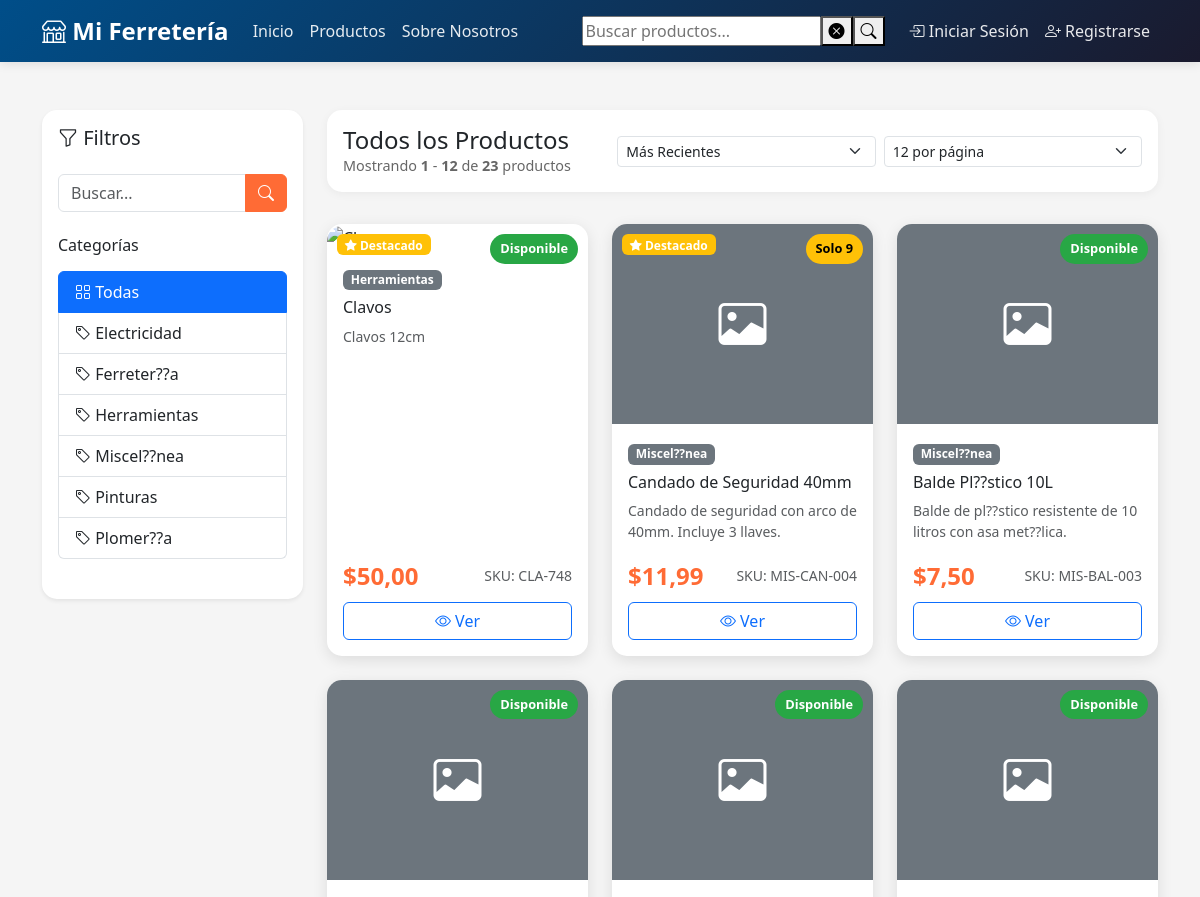
/productos/ (upper part), run on an earlier commit of the app's database.
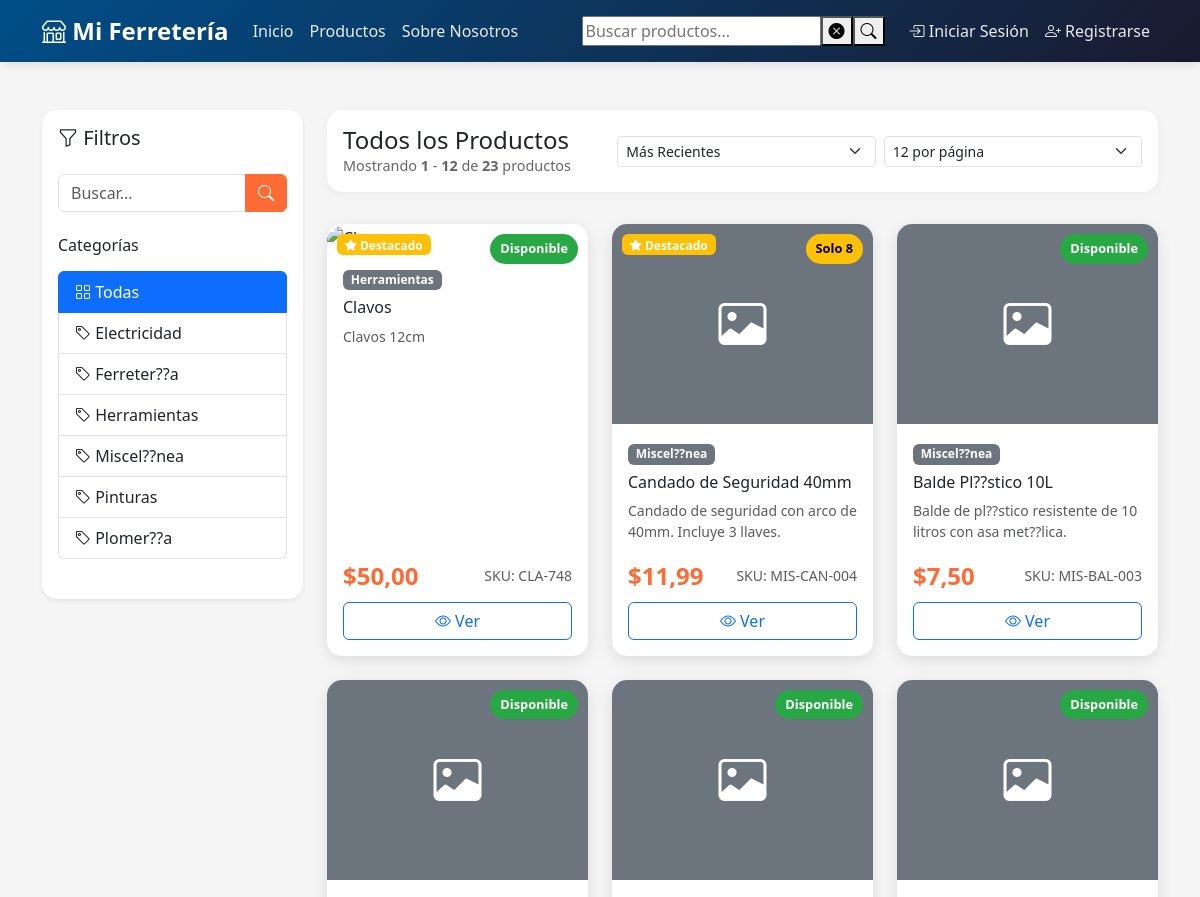
And on a later commit of the database.
### shop/models.py (models this page shows, shortened)
class Product(models.Model):
    category = models.ForeignKey(
        Category,
        on_delete=models.CASCADE,
        related_name='products',
        verbose_name="Categoría",
        db_index=True  # ÍNDICE: Para búsquedas por categoría
    )
    name = models.CharField(max_length=200, verbose_name="Nombre", db_index=True)  # ÍNDICE: Para búsquedas
    description = models.TextField(verbose_name="Descripción")
    price = models.DecimalField(
        max_digits=10,
        decimal_places=2,
        validators=[MinValueValidator(Decimal('0.01'))],
        verbose_name="Precio",
        db_index=True  # ÍNDICE: Para ordenar por precio
    )
    stock = models.IntegerField(
        default=0,
        validators=[MinValueValidator(0)],
        verbose_name="Stock",
        db_index=True  # ÍNDICE: Para filtros de stock
    )
    image = models.ImageField(upload_to='products/', blank=True, null=True, verbose_name="Imagen")
    is_active = models.BooleanField(default=True, verbose_name="Activo", db_index=True)  # ÍNDICE: Filtro común
    featured = models.BooleanField(default=False, verbose_name="Destacado", db_index=True)  # ÍNDICE: Para featured
    sku = models.CharField(max_length=50, unique=True, verbose_name="SKU", db_index=True)  # ÍNDICE: Búsquedas por SKU
    created_at = models.DateTimeField(auto_now_add=True, db_index=True)  # ÍNDICE: Para ordenar
    updated_at = models.DateTimeField(auto_now=True)
    material = models.CharField(
        max_length=100,
        blank=True,
        verbose_name="Material",
        help_text="Ej: Acero galvanizado, Plástico ABS, Madera"
    )
    dimensiones = models.CharField(
        max_length=200,
        blank=True,
        verbose_name="Dimensiones",
        help_text="Ej: 10cm x 5cm x 2cm, Largo 50cm"
    )
    peso = models.DecimalField(
        max_digits=8,  # Permite hasta 999999.99 kg
        decimal_places=2,
        blank=True,
        null=True,
        verbose_name="Peso (kg)",
        help_text="Peso en kilogramos"
    )
    voltaje = models.CharField(
        max_length=50,
        blank=True,
        verbose_name="Voltaje",
        help_text="Ej: 110V, 220V, 12V DC"
    )
    potencia = models.CharField(
        max_length=50,
        blank=True,
        verbose_name="Potencia",
        help_text="Ej: 1500W, 2HP, 750W"
    )
    marca = models.CharField(
        max_length=100,
        blank=True,
        verbose_name="Marca",
        help_text="Fabricante o marca del producto"
    )
    garantia = models.CharField(
        max_length=100,
        blank=True,
        verbose_name="Garantía",
        help_text="Ej: 1 año, 6 meses, Sin garantía"
    )
    color = models.CharField(
        max_length=50,
        blank=True,
        verbose_name="Color",
        help_text="Color principal del producto"
    )
    uso_recomendado = models.TextField(
        blank=True,
        verbose_name="Uso Recomendado",
        help_text="Para qué se recomienda usar este producto"
    )
    class Meta:
        verbose_name = "Producto"
        verbose_name_plural = "Productos"
        ordering = ['-created_at']
        indexes = [
            models.Index(fields=['category', 'is_active', '-created_at']),
            models.Index(fields=['featured', 'is_active']),
            models.Index(fields=['is_active', 'stock']),
            models.Index(fields=['name', 'is_active']),
            models.Index(fields=['marca', 'is_active']),
        ]

class Category(models.Model):
    name = models.CharField(max_length=100, verbose_name="Nombre")
    description = models.TextField(blank=True, verbose_name="Descripción")
    slug = models.SlugField(unique=True, db_index=True)  # ÍNDICE: Para búsquedas por slug
    created_at = models.DateTimeField(auto_now_add=True, db_index=True)  # ÍNDICE: Para ordenar
    class Meta:
        verbose_name = "Categoría"
        verbose_name_plural = "Categorías"
        ordering = ['name']
        indexes = [
            models.Index(fields=['name']),
        ]

### shop/views/products.py (the view, shortened to what this page needs)
# urls.py: path('productos/', views.product_list, name='product_list'),
def product_list(request):
    products = Product.objects.filter(is_active=True).select_related('category')
    categories = Category.objects.all()
    category_slug = request.GET.get('category')
    if category_slug:
        products = products.filter(category__slug=category_slug)
    query = request.GET.get('q')
    if query:
        products = products.filter(
            Q(name__icontains=query) |
            Q(description__icontains=query) |
            Q(sku__icontains=query)
        )
    sort_by = request.GET.get('sort', '-created_at')
    valid_sorts = {
        'price_asc': 'price',
        'price_desc': '-price',
        'name_asc': 'name',
        'name_desc': '-name',
        'newest': '-created_at',
        'oldest': 'created_at',
        'popular': '-featured',
    }
    if sort_by in valid_sorts:
        products = products.order_by(valid_sorts[sort_by])
    else:
        products = products.order_by('-created_at')
    try:
        items_per_page = int(request.GET.get('per_page', 12))
        if items_per_page not in [12, 24, 36, 48]:
            items_per_page = 12
    except (ValueError, TypeError):
        items_per_page = 12
    paginator = Paginator(products, items_per_page)
    try:
        page = int(request.GET.get('page', 1))
        if page < 1:
            page = 1
    except (ValueError, TypeError):
        page = 1
    try:
        products_page = paginator.page(page)
    except PageNotAnInteger:
        page = 1
        products_page = paginator.page(1)
    except EmptyPage:
        if paginator.num_pages > 0:
            products_page = paginator.page(paginator.num_pages)
        else:
            products_page = paginator.page(1)
    context = {
        'products': products_page,
        'categories': categories,
        'current_category': category_slug,
        'query': query,
        'sort_by': sort_by,
        'items_per_page': items_per_page,
        'paginator': paginator,
    }
    return render(request, 'shop/product_list.html', context)

### shop/templates/shop/product_list.html (shortened to what the changed rows need)
{% extends 'shop/base.html' %}
{% block content %}
<div class="container py-5" id="products-section">
    <div class="row">
        <div class="col-lg-9">
            <div id="productsContainer" class="position-relative">
                <div class="row g-4" id="productsGrid">
                    {% include 'shop/partials/product_grid.html' %}
                </div>
            </div>
        </div>
    </div>
</div>
{% endblock %}

### shop/templates/shop/partials/product_grid.html (shortened to what this page needs)
{% load static %}
{% for product in products %}
<div class="col-lg-4 col-md-6 product-card-wrapper" data-product-id="{{ product.id }}">
    <div class="card h-100 product-card">
        <div class="position-relative product-image-container">
            {% if product.image %}
                <img src="{{ product.image.url }}"
                     class="card-img-top product-image"
                     alt="{{ product.name }}"
                     loading="lazy">
            {% else %}
                <div class="product-image bg-secondary d-flex align-items-center justify-content-center">
                    <i class="bi bi-image text-white" style="font-size: 3rem;"></i>
                </div>
            {% endif %}
            {% if product.stock == 0 %}
                <span class="stock-badge out-of-stock">Agotado</span>
            {% elif product.stock < 10 %}
                <span class="stock-badge low-stock">Solo {{ product.stock }}</span>
            {% else %}
                <span class="stock-badge in-stock">Disponible</span>
            {% endif %}
            {% if product.featured %}
                <span class="badge bg-warning position-absolute" style="top: 10px; left: 10px;">
                    <i class="bi bi-star-fill"></i> Destacado
                </span>
            {% endif %}
        </div>
        <div class="card-body d-flex flex-column">
            <div class="mb-2">
                <span class="badge bg-secondary">{{ product.category.name }}</span>
            </div>
            <h6 class="card-title">{{ product.name }}</h6>
            <p class="card-text text-muted small flex-grow-1">
                {{ product.description|truncatewords:12 }}
            </p>
            <div class="mt-auto">
                <div class="d-flex justify-content-between align-items-center mb-2">
                    <span class="price-tag">${{ product.price }}</span>
                    <small class="text-muted">SKU: {{ product.sku }}</small>
                </div>
                <div class="d-flex gap-2">
                    <a href="{% url 'shop:product_detail' product.pk %}"
                        class="btn btn-outline-primary flex-grow-1">
                        <i class="bi bi-eye"></i> Ver
                    </a>
                </div>
            </div>
        </div>
    </div>
</div>
{% endfor %}

What changed in the data, as far as the page shows it:
changed Product "Candado de Seguridad 40mm": stock "9" → "8"
